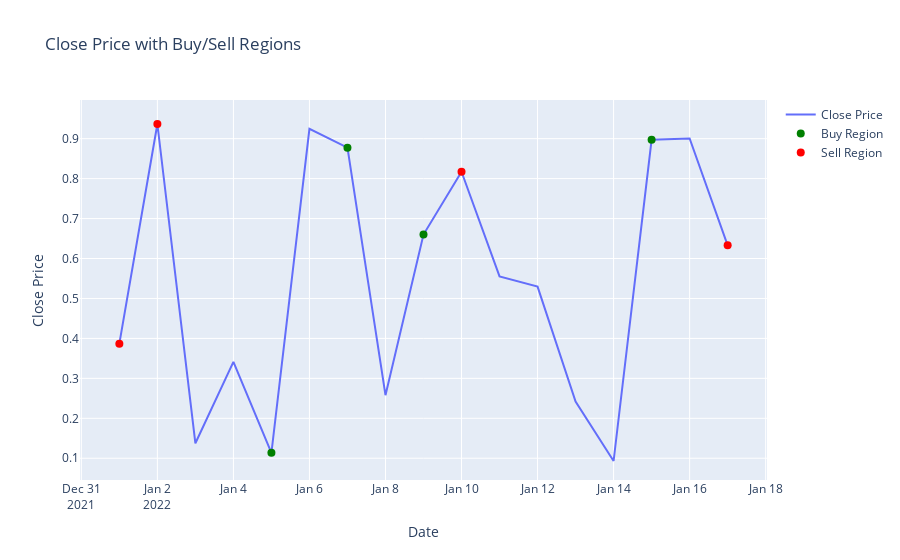

The code cell stored with this chart in its notebook:
### Code cell
import plotly.graph_objects as go
import pandas as pd

# Your DataFrame
data = {
    'Date': ['2022-01-01', '2022-01-02', '2022-01-03', '2022-01-04', '2022-01-05',
             '2022-01-06', '2022-01-07', '2022-01-08', '2022-01-09', '2022-01-10',
             '2022-01-11', '2022-01-12', '2022-01-13', '2022-01-14', '2022-01-15', '2022-01-16', '2022-01-17'],
    'Open': [0.374540, 0.950714, 0.731994, 0.598658, 0.156019, 0.155995, 0.058084, 0.866176, 0.601115, 0.708073, 0.020584, 0.969910, 0.832443, 0.212339, 0.181825, 0.183405, 0.304242],
    'High': [0.325330, 0.388677, 0.271349, 0.828738, 0.356753, 0.280935, 0.542696, 0.140924, 0.802197, 0.074551, 0.986887, 0.772245, 0.198716, 0.005522, 0.815461, 0.706857, 0.729007],
    'Low': [0.892559, 0.539342, 0.807440, 0.896091, 0.318003, 0.110052, 0.227935, 0.427108, 0.818015, 0.860731, 0.006952, 0.510747, 0.417411, 0.222108, 0.119865, 0.337615, 0.942910],
    'Close': [0.386735, 0.936730, 0.137521, 0.341066, 0.113474, 0.924694, 0.877339, 0.257942, 0.659984, 0.817222, 0.555201, 0.529651, 0.241852, 0.093103, 0.897216, 0.900418, 0.633101],
    'Predicted': [2, 2, 0, 0, 1, 0, 1, 0, 1, 2, 0, 0, 0, 0, 1, 0, 2]
}

df = pd.DataFrame(data)
df['Date'] = pd.to_datetime(df['Date'])

# Create close price trace
close_trace = go.Scatter(x=df['Date'],
                         y=df['Close'],
                         mode='lines',
                         name='Close Price')

# Create buy and sell regions
buy_region = go.Scatter(x=df['Date'][df['Predicted'] == 1],
                        y=df['Close'][df['Predicted'] == 1],
                        mode='markers',
                        marker=dict(color='green', size=8),
                        name='Buy Region')

sell_region = go.Scatter(x=df['Date'][df['Predicted'] == 2],
                         y=df['Close'][df['Predicted'] == 2],
                         mode='markers',
                         marker=dict(color='red', size=8),
                         name='Sell Region')

# Layout
layout = go.Layout(title='Close Price with Buy/Sell Regions',
                   xaxis=dict(title='Date'),
                   yaxis=dict(title='Close Price'))

# Create figure
fig = go.Figure(data=[close_trace, buy_region, sell_region], layout=layout)

# Show the plot
fig.show()

### Figure 1 — Plotly figure (JSON) as saved in the notebook; plotly's stock layout.template omitted (floating-point values rounded to 4 significant figures)
{"data": [{"mode": "lines", "name": "Close Price", "type": "scatter", "x": ["2022-01-01T00:00:00", "2022-01-02T00:00:00", "2022-01-03T00:00:00", "2022-01-04T00:00:00", "2022-01-05T00:00:00", "2022-01-06T00:00:00", "2022-01-07T00:00:00", "2022-01-08T00:00:00", "2022-01-09T00:00:00", "2022-01-10T00:00:00", "2022-01-11T00:00:00", "2022-01-12T00:00:00", "2022-01-13T00:00:00", "2022-01-14T00:00:00", "2022-01-15T00:00:00", "2022-01-16T00:00:00", "2022-01-17T00:00:00"], "y": [0.3867, 0.9367, 0.1375, 0.3411, 0.1135, 0.9247, 0.8773, 0.2579, 0.66, 0.8172, 0.5552, 0.5297, 0.2419, 0.0931, 0.8972, 0.9004, 0.6331]}, {"marker": {"color": "green", "size": 8}, "mode": "markers", "name": "Buy Region", "type": "scatter", "x": ["2022-01-05T00:00:00", "2022-01-07T00:00:00", "2022-01-09T00:00:00", "2022-01-15T00:00:00"], "y": [0.1135, 0.8773, 0.66, 0.8972]}, {"marker": {"color": "red", "size": 8}, "mode": "markers", "name": "Sell Region", "type": "scatter", "x": ["2022-01-01T00:00:00", "2022-01-02T00:00:00", "2022-01-10T00:00:00", "2022-01-17T00:00:00"], "y": [0.3867, 0.9367, 0.8172, 0.6331]}], "layout": {"title": {"text": "Close Price with Buy/Sell Regions"}, "xaxis": {"title": {"text": "Date"}}, "yaxis": {"title": {"text": "Close Price"}}}}
